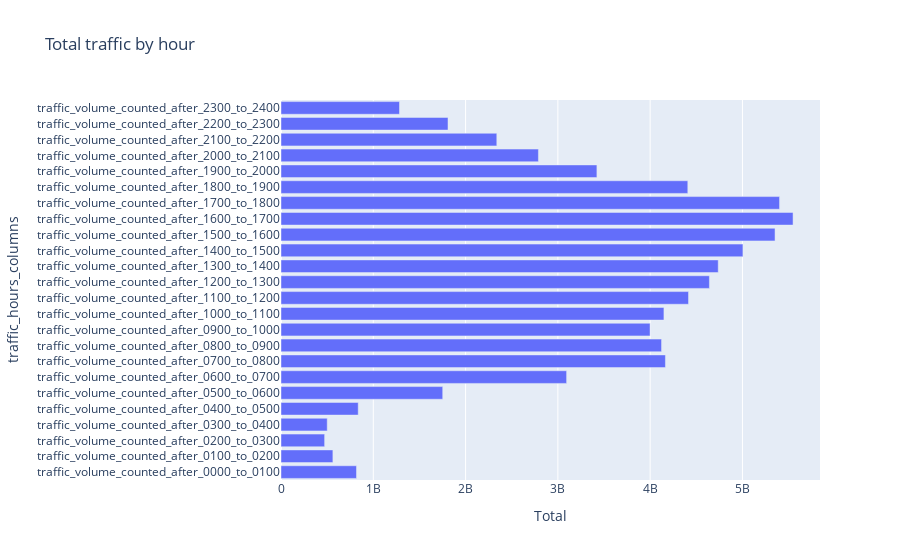

Source (notebook cell):
### Markdown cell above
These can be credited to the fact that during weekdays, traffic follows business hours (i.e. 9-5) where more people are out traveling, and during weekends, less people travel and they do so later than usual.

### Code cell
# We will first create a list containing sum of total traffic by hour
total_traffic_by_hour = []
for col in traffic_hours_columns:
    total_traffic_by_hour.append(dot_traffic[col].sum())
# Plot bar chart after creating a dataframe consist of 2 columns: traffic hour and total
hour_fig = px.bar(pd.DataFrame(list(zip(traffic_hours_columns, total_traffic_by_hour)),
               columns =['traffic_hours_columns', 'Total']),
              y="traffic_hours_columns", x="Total", title='Total traffic by hour')

hour_fig.show()

### Figure 1 — Plotly figure (JSON) as saved in the notebook; plotly's stock layout.template omitted (floating-point values rounded to 4 significant figures)
{"data": [{"alignmentgroup": "True", "hovertemplate": "Total=%{x}<br>traffic_hours_columns=%{y}<extra></extra>", "legendgroup": "", "marker": {"color": "#636efa"}, "name": "", "offsetgroup": "", "orientation": "h", "showlegend": false, "textposition": "auto", "type": "bar", "x": [818201953, 562274265, 472872609, 500979703, 836747599, 1752298366, 3094860196, 4165560542, 4123558906, 3999114720, 4149340675, 4415712766, 4642215332, 4737703110, 5005289187, 5353265160, 5548395918, 5402088843, 4407993123, 3422929480, 2789340768, 2338297047, 1809694308, 1284055125], "xaxis": "x", "y": ["traffic_volume_counted_after_0000_to_0100", "traffic_volume_counted_after_0100_to_0200", "traffic_volume_counted_after_0200_to_0300", "traffic_volume_counted_after_0300_to_0400", "traffic_volume_counted_after_0400_to_0500", "traffic_volume_counted_after_0500_to_0600", "traffic_volume_counted_after_0600_to_0700", "traffic_volume_counted_after_0700_to_0800", "traffic_volume_counted_after_0800_to_0900", "traffic_volume_counted_after_0900_to_1000", "traffic_volume_counted_after_1000_to_1100", "traffic_volume_counted_after_1100_to_1200", "traffic_volume_counted_after_1200_to_1300", "traffic_volume_counted_after_1300_to_1400", "traffic_volume_counted_after_1400_to_1500", "traffic_volume_counted_after_1500_to_1600", "traffic_volume_counted_after_1600_to_1700", "traffic_volume_counted_after_1700_to_1800", "traffic_volume_counted_after_1800_to_1900", "traffic_volume_counted_after_1900_to_2000", "traffic_volume_counted_after_2000_to_2100", "traffic_volume_counted_after_2100_to_2200", "traffic_volume_counted_after_2200_to_2300", "traffic_volume_counted_after_2300_to_2400"], "yaxis": "y"}], "layout": {"barmode": "relative", "legend": {"tracegroupgap": 0}, "title": {"text": "Total traffic by hour"}, "xaxis": {"anchor": "y", "domain": [0, 1], "title": {"text": "Total"}}, "yaxis": {"anchor": "x", "domain": [0, 1], "title": {"text": "traffic_hours_columns"}}}}
